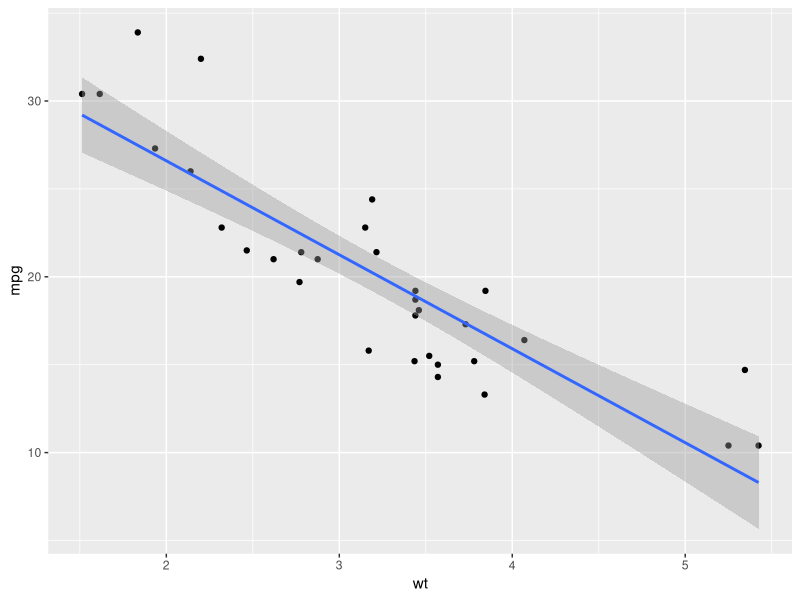
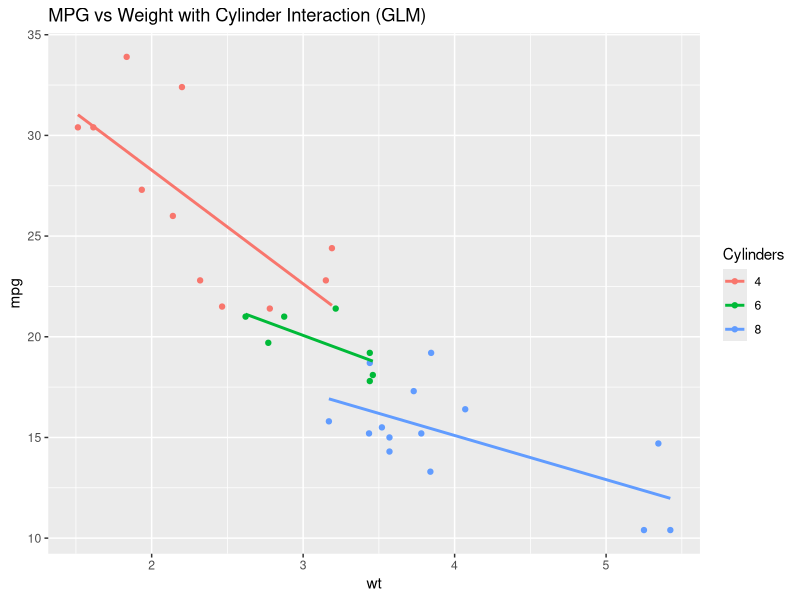

Recreate these plots in R, in order.
## ---- chunk 1
library(tidyverse)
data("mtcars")


## ---- chunk 2

ggplot(mtcars, aes(x = wt, y = mpg)) +
  geom_point()+
  geom_smooth(method = glm)


## ---- chunk 3
cars_lm<-glm(mtcars$mpg~ mtcars$wt,data =mtcars )
summary(cars_lm)
## ---- chunk 4
cars_lm_int <- glm(mpg ~ wt * factor(cyl), data = mtcars)
summary(cars_lm_int)
ggplot(mtcars, aes(x = wt, y = mpg, color = factor(cyl))) +
  geom_point() +
  geom_smooth(method = "lm", se= FALSE) +
  ggtitle("MPG vs Weight with Cylinder Interaction (GLM)")+
  labs(color = "Cylinders")
